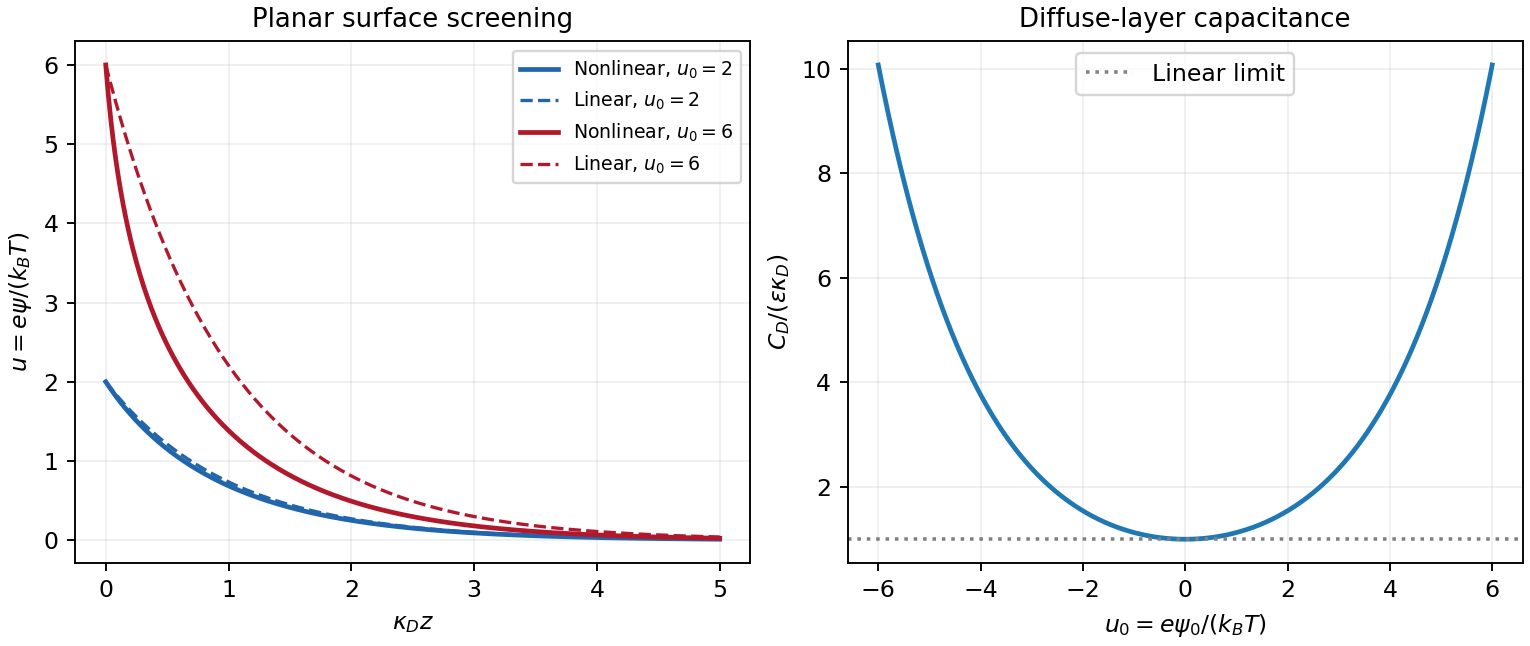

This figure's Python source:
"""Original exact planar PB profiles; illustrative dimensionless surface potentials."""
import numpy as np
import matplotlib.pyplot as plt
plt.rcParams.update({'font.size':10,'axes.titlesize':11})
fig,axs=plt.subplots(1,2,figsize=(9,3.8),layout='constrained');z=np.linspace(0,5,500)
for u0,col in [(2,'#2166ac'),(6,'#b2182b')]:
 exact=4*np.arctanh(np.tanh(u0/4)*np.exp(-z));axs[0].plot(z,exact,color=col,lw=2,label=rf'Nonlinear, $u_0={u0}$');axs[0].plot(z,u0*np.exp(-z),color=col,ls='--',lw=1.4,label=rf'Linear, $u_0={u0}$')
axs[0].set(xlabel=r'$\kappa_Dz$',ylabel=r'$u=e\psi/(k_BT)$',title='Planar surface screening');axs[0].legend(fontsize=8);axs[0].grid(alpha=.2)
u=np.linspace(-6,6,500);axs[1].plot(u,np.cosh(u/2),lw=2);axs[1].axhline(1,color='grey',ls=':',label='Linear limit');axs[1].set(xlabel=r'$u_0=e\psi_0/(k_BT)$',ylabel=r'$C_D/(\varepsilon\kappa_D)$',title='Diffuse-layer capacitance');axs[1].legend();axs[1].grid(alpha=.2)
fig.savefig('paper-1-planar-screening.png',dpi=170,facecolor='white');plt.close(fig)
